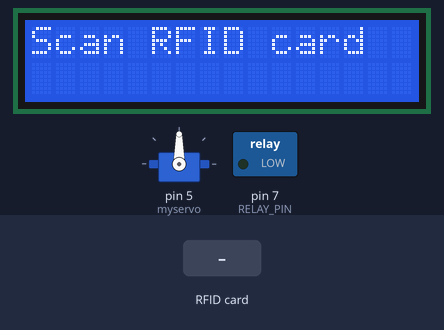
A sketch run on a simulated Arduino Uno, built with avr-gcc and run on an emulated ATmega328P. Shown: 16×2 character LCD, servo, switched loads named in the sketch (green lamp = pin HIGH). The inputs (shaded band) are chosen by the test bench. Pins used as bus, display or sensor lines are not drawn; what the sketch prints to the serial monitor is not drawn.

Above: at 1.3 s.
1.4 s: RFID card 01 02 03 04 held to the reader
At 1.9 s:
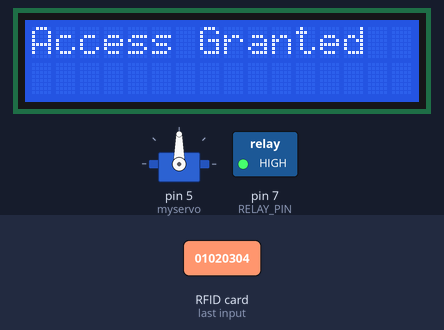
At 7.5 s:
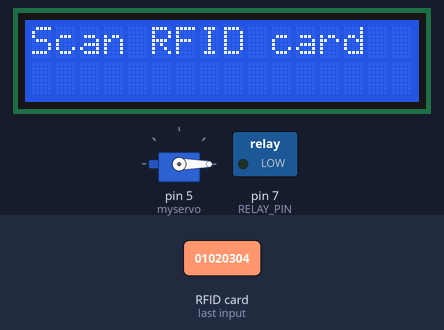
Timing chart, 0 to 8.9 s (numbered marks = the images above; inputs shaded):
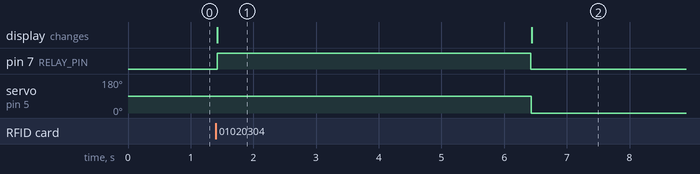

Measured:
- after the input at 1.4 s, pin 7 (RELAY_PIN): LOW → HIGH at once, → LOW 5.0 s later; servo on pin 5 (myservo): 90° → 0° after 5.0 s; the display: changes at once (image 1)
- what the display in image 1 shows lasts 5.0 s, from 1.4 s to 6.4 s

The sketch:

sketch.ino
```cpp
#include <SPI.h>
#include <MFRC522.h>
#include <Wire.h>
#include <LiquidCrystal_I2C.h>
#include <Servo.h>
Servo myservo;
#define SS_PIN 10
#define RST_PIN 9
#define RELAY_PIN 7   // Relay control pin

MFRC522 rfid(SS_PIN, RST_PIN);
LiquidCrystal_I2C lcd(0x27, 16, 2); // Adjust 0x27 if your LCD uses a different I2C address

// Example of an allowed UID (replace with your card’s UID)
byte allowedUID[4] = {0x01, 0x02, 0x03, 0x04};

void setup() {
  Serial.begin(9600);
  SPI.begin();
  rfid.PCD_Init();

  pinMode(RELAY_PIN, OUTPUT);
  digitalWrite(RELAY_PIN, LOW); // Relay OFF initially

  lcd.init();       // Initialize LCD
  lcd.backlight();  // Turn on backlight
  lcd.setCursor(0, 0);
  lcd.print("Scan RFID card");
  myservo.attach(5);
}

void loop() {
  if (!rfid.PICC_IsNewCardPresent()) return;
  if (!rfid.PICC_ReadCardSerial()) return;

  Serial.print("Card UID: ");
  bool match = true;
  for (byte i = 0; i < rfid.uid.size; i++) {
    Serial.print(rfid.uid.uidByte[i] < 0x10 ? " 0" : " ");
    Serial.print(rfid.uid.uidByte[i], HEX);

    if (rfid.uid.uidByte[i] != allowedUID[i]) {
      match = false;
    }
  }
  Serial.println();

  if (match) {
    Serial.println("Access Granted - Relay ON");
    lcd.clear();
    lcd.setCursor(0, 0);
    lcd.print("Access Granted");
    digitalWrite(RELAY_PIN, HIGH);
    myservo.write(90); // Turn relay ON
    delay(5000);                   // Keep ON for 5 seconds
    digitalWrite(RELAY_PIN, LOW);
    myservo.write(0); // Turn relay OFF
    lcd.clear();
    lcd.setCursor(0, 0);
    lcd.print("Scan RFID card");
  } else {
    Serial.println("Access Denied - Relay OFF");
    lcd.clear();
    lcd.setCursor(0, 0);
    lcd.print("Access Denied");
    digitalWrite(RELAY_PIN, LOW);
    myservo.write(0);
    delay(2000);
    lcd.clear();
    lcd.setCursor(0, 0);
    lcd.print("Scan RFID card");
  }

  rfid.PICC_HaltA();
}
```
